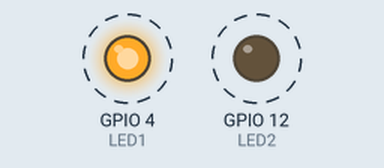
Bench run of a sketch on a simulated ESP32. Shown: output pins drawn as LEDs (lit = HIGH). Dashed ring = blinking.

Above: at 0.2 s.
Timing chart, 0 to 3.0 s (numbered marks = the images above):
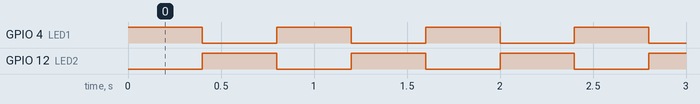

Measured:
- by itself, GPIO 4 (LED1), GPIO 12 (LED2): alternates HIGH for 0.40 s and LOW for 0.40 s

The sketch:

circuito5.ino
```cpp
const int LED1 = 4; // Primer LED
const int LED2 = 12; // Segundo LED

void setup() {
pinMode(LED1, OUTPUT); // Configura LED1
pinMode(LED2, OUTPUT); // Configura LED2
}

void loop() {
digitalWrite(LED1, HIGH); // Enciende LED1
digitalWrite(LED2, LOW); // Apaga LED2
delay(400); // Espera

digitalWrite(LED1, LOW); // Apaga LED1
digitalWrite(LED2, HIGH); // Enciende LED2
delay(400); // Espera
}
```
